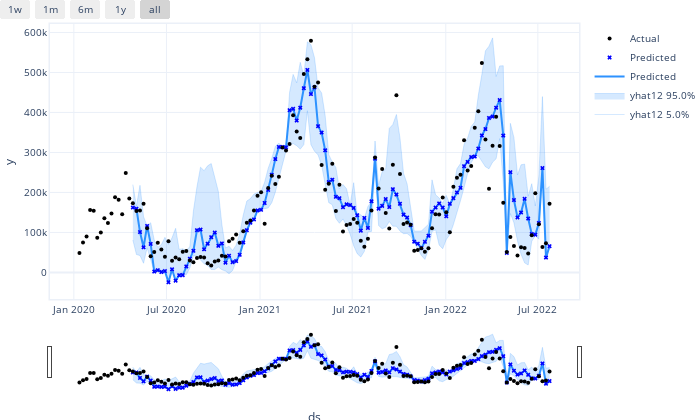

The code cell stored with this chart in its notebook:
### Code cell
q3_n2_ja.highlight_nth_step_ahead_of_each_forecast(12)
q3_n2_ja.plot(q3_forecast)

### Figure 1 — Plotly figure (JSON) as saved in the notebook; plotly's stock layout.template omitted (floating-point values rounded to 4 significant figures; data arrays with more than 128 entries replaced by an {"elided": "..."} marker saying what was removed)
{"data": [{"fillcolor": "rgba(45, 146, 255, 0.2)", "line": {"color": "rgba(45, 146, 255, 0.2)", "width": 1}, "mode": "lines", "name": "yhat12 5.0%", "type": "scatter", "x": {"elided": "133 str values"}, "y": {"elided": "133 float values"}}, {"fill": "tonexty", "fillcolor": "rgba(45, 146, 255, 0.2)", "line": {"color": "rgba(45, 146, 255, 0.2)", "width": 1}, "mode": "lines", "name": "yhat12 95.0%", "type": "scatter", "x": {"elided": "133 str values"}, "y": {"elided": "133 float values"}}, {"line": {"color": "#2d92ff", "width": 2}, "mode": "lines", "name": "Predicted", "type": "scatter", "x": {"elided": "133 str values"}, "y": {"elided": "133 float values"}}, {"marker": {"color": "blue", "size": 4, "symbol": "x"}, "mode": "markers", "name": "Predicted", "type": "scatter", "x": {"elided": "133 str values"}, "y": {"elided": "133 float values"}}, {"marker": {"color": "black", "size": 4}, "mode": "markers", "name": "Actual", "type": "scatter", "x": {"elided": "133 str values"}, "y": {"elided": "133 float values"}}], "layout": {"autosize": true, "font": {"size": 10}, "height": 420, "hovermode": "x unified", "margin": {"b": 0, "l": 0, "pad": 0, "r": 10, "t": 10}, "showlegend": true, "title": {"font": {"size": 12}}, "width": 700, "xaxis": {"linewidth": 1.5, "mirror": true, "rangeselector": {"buttons": [{"count": 7, "label": "1w", "step": "day", "stepmode": "backward"}, {"count": 1, "label": "1m", "step": "month", "stepmode": "backward"}, {"count": 6, "label": "6m", "step": "month", "stepmode": "backward"}, {"count": 1, "label": "1y", "step": "year", "stepmode": "backward"}, {"step": "all"}]}, "rangeslider": {"visible": true}, "showline": true, "title": {"text": "ds"}, "type": "date"}, "yaxis": {"linewidth": 1.5, "mirror": true, "showline": true, "title": {"text": "y"}}}}
